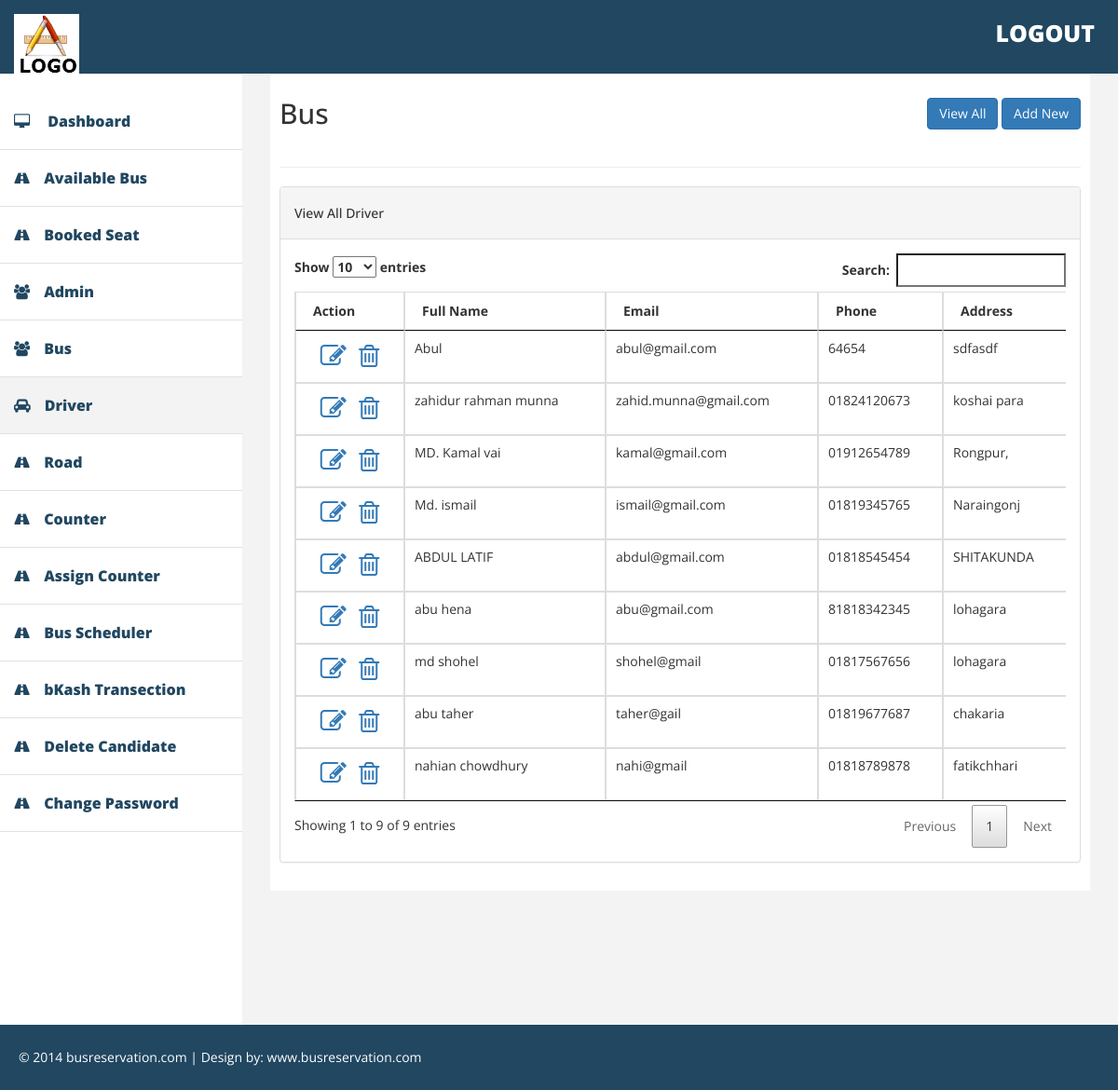
The app's page /admin/driver.php (signed in) with its own data.
### tables this page shows
CREATE TABLE IF NOT EXISTS `driver` (
  `id_driver` int(11) NOT NULL,
  `full_name` varchar(255) NOT NULL,
  `email` varchar(255) NOT NULL,
  `phone` varchar(20) NOT NULL,
  `address` text NOT NULL,
  `is_active` tinyint(4) NOT NULL
);

### classes/DbHelper.php (called while the page is built, shortened)
<?php
class DbHelper{
    private $db_connect;
    public function __construct() {
		$host_name='localhost';
		$user_name='root';
		$password='';
		$db_name='reservation';
		$this->db_connect=  mysqli_connect($host_name,$user_name,$password,$db_name);
    }
	public function getAll( $table_name ) {
		$query_str = " SELECT * FROM ".$table_name;
		$sql_query = mysqli_query( $this->db_connect, $query_str );
		return $sql_query;
	}
}

### admin/driver.php (the view, shortened to what this page needs)
<?php
include('include/header.php');
include('../classes/DbHelper.php');
$dbHelper = new DbHelper();
$results = $dbHelper->getAll("driver");
?>
            <div id="page-wrapper" >
                <div id="page-inner">
                    <div class="row">
                        <div class="col-md-8">
                            <h2>Bus</h2>
                        </div>
                        <div class="col-md-4">
                            <div class="form-group text-right" style="margin:20px 0;">
                                <a href="" class="btn btn-primary">View All</a>
                                <a href="#add-new-section" class="btn btn-primary show-section">Add New</a>
                            </div>
                        </div>
                    </div>
                    <hr />
                    <div class="row section" id="view-all-section">
                        <div class="col-md-12">
                            <div class="panel panel-default">
                                <div class="panel-heading">
                                    <h5>View All Driver</h5>
                                </div>
                                <div class="panel-body">
                                     <div class="table-responsive">
                                      <table class="table table-bordered">
                                        <thead>
                                          <tr>
                                            <th>Action</th>
                                            <th>Full Name</th>
                                            <th>Email</th>
                                            <th>Phone</th>
                                            <th>Address</th>
                                          </tr>
                                        </thead>
                                        <tbody>
                                        <?php
                                            while( $row = mysqli_fetch_array( $results ) ) {
                                                ?>
                                                  <tr>
                                                    <td class="text-center"><a class="edit-item" href="<?php echo $row['id_driver']; ?>"><i class="fa fa-2x fa-edit"></i></a> <a class="delete-item" href="<?php echo $row['id_driver']; ?>"><i class="fa fa-2x fa-trash-o"></i></a></td>
                                                    <td><?php echo $row['full_name']; ?></td>
                                                    <td><?php echo $row['email']; ?></td>
                                                    <td><?php echo $row['phone']; ?></td>
                                                    <td><?php echo $row['address']; ?></td>
                                                  </tr>
                                                <?php
                                            }
                                        ?>
                                        </tbody>
                                      </table>
                                    </div>
                                </div>
                            </div>
                        </div>
                    </div>
                </div>
            </div>
<?php
include('include/footer.php');
?>

### assets/admin_assets/css/datatable.css (style rules this page uses)
table.dataTable { width:100%;margin:0 auto;clear:both;border-collapse:separate;border-spacing:0 }
table.dataTable thead th,table.dataTable tfoot th { font-weight:bold }
table.dataTable thead th,table.dataTable thead td { padding:10px 18px;border-bottom:1px solid #111 }
table.dataTable thead .sorting,table.dataTable thead .sorting_asc,table.dataTable thead .sorting_desc,table.dataTable thead .sorting_asc_disabled,table.dataTable thead .sorting_desc_disabled { cursor:pointer;*cursor:hand }
table.dataTable thead .sorting,table.dataTable thead .sorting_asc,table.dataTable thead .sorting_desc,table.dataTable thead .sorting_asc_disabled,table.dataTable thead .sorting_desc_disabled { background-repeat:no-repeat;background-position:center right }
table.dataTable thead .sorting { background-image:url("../images/sort_both.png") }
table.dataTable thead .sorting_asc { background-image:url("../images/sort_asc.png") }
table.dataTable tbody tr { background-color:#ffffff }
table.dataTable tbody th,table.dataTable tbody td { padding:8px 10px }
table.dataTable.no-footer { border-bottom:1px solid #111 }
table.dataTable,table.dataTable th,table.dataTable td { -webkit-box-sizing:content-box;box-sizing:content-box }

### assets/admin_assets/css/custom.css (style rules this page uses)
body { font-family: 'Open Sans', sans-serif; line-height:30px; }
#page-wrapper { padding: 15px 15px; min-height: 600px; background:#F3F3F3; }
#page-inner { width:100%; margin:10px 20px 10px 0px; background-color:#fff!important; padding:10px; min-height:700px; }
.fa { padding:5px; }
@media (min-width:768px) { #page-wrapper { margin: 0 0 0 260px; padding: 15px 30px; min-height: 1050px; } }

### records on screen
driver: full_name "Abul", email "abul@gmail.com", phone "64654", address "sdfasdf"
driver: full_name "zahidur rahman munna", email "zahid.munna@gmail.com", phone "01824120673", address "koshai para"
driver: full_name "MD. Kamal vai", email "kamal@gmail.com", phone "01912654789", address "Rongpur,"
driver: full_name "Md. ismail", email "ismail@gmail.com", phone "01819345765", address "Naraingonj"
driver: full_name "ABDUL LATIF", email "abdul@gmail.com", phone "01818545454", address "SHITAKUNDA"
driver: full_name "abu hena", email "abu@gmail.com", phone "81818342345", address "lohagara"
driver: full_name "md shohel", email "shohel@gmail", phone "01817567656", address "lohagara"
driver: full_name "abu taher", email "taher@gail", phone "01819677687", address "chakaria"
driver: full_name "nahian chowdhury", email "nahi@gmail", phone "01818789878", address "fatikchhari"
